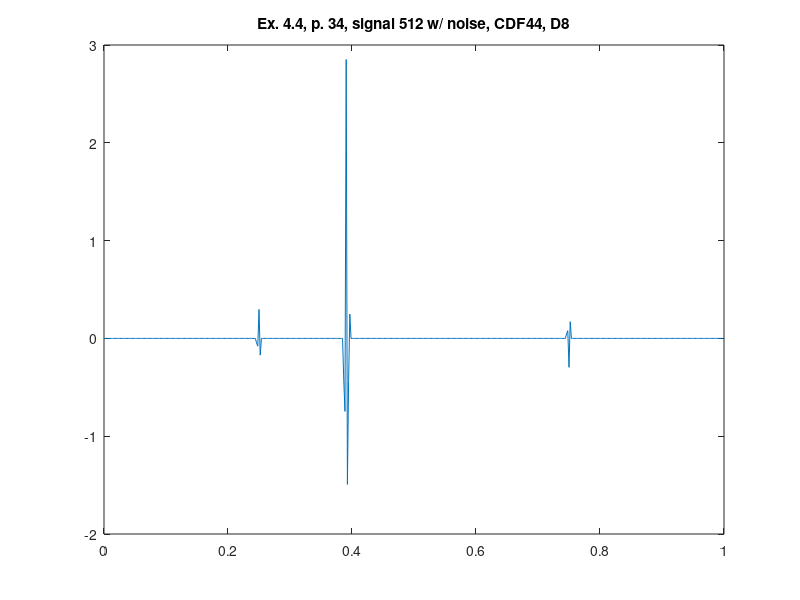

Source code (MATLAB):
%% ========================================================================
%% Programmatic octave notes on "Ripples in Mathematics" by A. Jensen
%% and A. la Cour-Harbo written with a deep gratitude to the authors for
%% this wonderful text. 
%% 
%% Reconstruction of graphs in ex 4.3, p.34, CDF44, 4 scales, D8.
%%
%% Author: Vladimir Kulyukin
%% 
%% NB: I have tested this code in Octave 4.
%% =========================================================================
t = (1.0/512)*[0:511];

%%y_ex_4_3_chirp_512_p33 = arrayfun(@(x) sin(x*x), t);

y_ex_4_4_512_with_noise_cdf44_d8_p34 = [
-3.695123066562547E-6
-2.704461290505114E-6
9.109092317095778E-6
-1.5494888916617585E-5
2.189136309977713E-5
-2.824798799829856E-5
3.4620895671300586E-5
-4.093303520265283E-5
4.726702347268244E-5
-5.351947113988676E-5
5.979928087446638E-5
-6.597697398340125E-5
7.218747657075515E-5
-7.827553251767929E-5
8.440176631320183E-5
-9.038551843803134E-5
9.641272480781992E-5
-1.0227775772761665E-4
1.081914166036841E-4
-1.1392360094038253E-4
1.1970946580045549E-4
-1.252949922199177E-4
1.3093912440877392E-4
-1.3636453688863483E-4
1.418533391974756E-4
-1.4710556744388015E-4
1.524258168672143E-4
-1.5749220780225654E-4
1.6263108739320438E-4
-1.6749943563734005E-4
1.7244456538482845E-4
-1.7710314266072274E-4
1.8184260931403026E-4
-1.8628019270103892E-4
1.9080257846998042E-4
-1.950084774409456E-4
1.993028875019416E-4
-2.0326696967790908E-4
2.0732305842103592E-4
-2.110357739808938E-4
2.148437699332266E-4
-2.1829617461987762E-4
2.2184690398546693E-4
-2.2503068065362022E-4
2.2831558941436192E-4
-2.3122306806728772E-4
2.3423424259047046E-4
-2.3685841885731916E-4
2.3958860495961246E-4
-2.4192315696992437E-4
2.443657773938945E-4
-2.4640508100739843E-4
2.4855425126649514E-4
-2.5029339362218233E-4
2.521439361770189E-4
-2.5357872752865686E-4
2.551261842601896E-4
-2.5625316806970064E-4
2.574938110191026E-4
-2.5831027228368647E-4
2.592411126332413E-4
-2.59745084426361E-4
2.60363879700398E-4
-2.6055414790974974E-4
2.608594073760764E-4
-2.6073551362894624E-4
2.607265018908714E-4
-2.602887446581264E-4
2.599654834256992E-4
-2.592149173028224E-4
2.585781853406343E-4
-2.575166185071188E-4
2.5656794975813696E-4
-2.551979396215981E-4
2.5393961951213225E-4
-2.522644665469313E-4
2.5069952648027865E-4
-2.487232662765939E-4
2.4685547633037264E-4
-2.445828698721871E-4
2.4241672971605827E-4
-2.3985325191135942E-4
2.3739397996666724E-4
-2.3454580645798363E-4
2.3179932732617399E-4
-2.2867331961302662E-4
2.2564624980299237E-4
-2.2224993871174537E-4
2.1894957069977996E-4
-2.152911382413007E-4
2.1172542290294892E-4
-2.078136825615498E-4
2.0399121001753542E-4
-1.9983558551820102E-4
1.9576556443946E-4
-1.9137606704576276E-4
1.870683024698254E-4
-1.8245550686536233E-4
1.7792037657429714E-4
-1.7309539538764535E-4
1.683438249074096E-4
-1.6331828194100963E-4
1.5836171822132376E-4
-1.531477204482329E-4
1.4799810428500228E-4
-1.426082126827002E-4
1.3727794995256162E-4
-1.317251492419105E-4
1.2622708101453544E-4
-1.2052474837874962E-4
1.1487211998189743E-4
-1.0903399283999334E-4
1.0324042195095395E-4
-9.728056486242852E-5
9.136000870078036E-5
-8.529277948324162E-5
7.925950118707823E-5
-7.309951632737816E-5
6.696805059290695E-5
-6.073015003409414E-5
5.4515268099375846E-5
-4.821447949001644E-5
4.193115354952487E-5
-3.558265604158277E-5
2.9246023178376123E-5
-2.2865110858202984E-5
-0.04573668503647929
-0.07925691700856514
0.2957568705961216
-0.1707504710117645
-9.10909231699165E-6
1.549488891659687E-5
-2.189136309987305E-5
2.824798799838712E-5
-3.4620895671343175E-5
4.093303520279354E-5
-4.726702347299672E-5
5.35194711400931E-5
-5.979928087451447E-5
6.597697398347878E-5
-7.218747657086215E-5
7.82755325178157E-5
-8.440176631339284E-5
9.03855184381831E-5
-9.641272480795398E-5
1.0227775772765258E-4
-1.0819141660353927E-4
1.1392360094036527E-4
-1.1970946580062685E-4
1.252949922200498E-4
-1.3093912440887041E-4
1.3636453688868223E-4
-1.418533391974416E-4
1.4710556744388544E-4
-1.5242581686728394E-4
1.5749220780229676E-4
-1.6263108739317204E-4
1.6749943563739602E-4
-1.7244456538501585E-4
1.771031426608807E-4
-1.8184260931415698E-4
1.862801927011411E-4
-1.908025784700401E-4
1.9500847744102984E-4
-1.9930288750202884E-4
2.032669696780797E-4
-2.0732305842137614E-4
2.1103577398108196E-4
-2.148437699332025E-4
2.1829617461986575E-4
-2.2184690398545476E-4
2.2503068065365467E-4
-2.2831558941447712E-4
2.3122306806735632E-4
-2.3423424259049063E-4
2.3685841885729764E-4
-2.3958860495950523E-4
2.4192315696989559E-4
-2.4436577739397387E-4
2.4640508100747536E-4
-2.485542512665557E-4
2.502933936222785E-4
-2.521439361771828E-4
2.535787275287683E-4
-2.551261842602452E-4
2.562531680697132E-4
-2.574938110190262E-4
2.5831027228369314E-4
-2.5924111263337415E-4
2.5974508442645923E-4
-2.603638797004452E-4
2.6055414790980693E-4
-2.608594073761492E-4
2.607355136290137E-4
-2.6072650189094235E-4
2.602887446581675E-4
-2.599654834257092E-4
2.592149173028059E-4
-0.43119122566538504
-0.7461397234570984
2.8520013672119453
-1.4925392822115893
-0.4311865870995566
0.2490513444917488
-2.5069952648032413E-4
2.487232662766491E-4
-2.468554763304629E-4
2.4458286987221844E-4
-2.42416729715993E-4
2.3985325191133836E-4
-2.3739397996670291E-4
2.345458064580291E-4
-2.3179932732622568E-4
2.2867331961309793E-4
-2.256462498030959E-4
2.2224993871183417E-4
-2.1894957069980376E-4
2.1529113824144715E-4
-2.1172542290332223E-4
2.0781368256176112E-4
-2.039912100175023E-4
1.9983558551823168E-4
-1.957655644395849E-4
1.9137606704586806E-4
-1.8706830246992184E-4
1.8245550686540974E-4
-1.7792037657425594E-4
1.7309539538766305E-4
-1.6834382490755085E-4
1.633182819410331E-4
-1.5836171822113966E-4
1.5314772044817642E-4
-1.4799810428512363E-4
1.426082126828117E-4
-1.3727794995266335E-4
1.3172514924200243E-4
-1.2622708101459238E-4
1.2052474837886546E-4
-1.1487211998205418E-4
1.0903399284025803E-4
-1.0324042195146306E-4
9.728056486267269E-5
-9.13600087006231E-5
8.52927794831923E-5
-7.925950118718174E-5
7.309951632746696E-5
-6.696805059300258E-5
6.073015003411617E-5
-5.451526809920126E-5
4.8214479490104356E-5
-4.1931153550051284E-5
3.558265604189084E-5
-2.924602317834777E-5
2.28651108582789E-5
-1.6490436575764218E-5
1.0092481620157742E-5
-3.6951230669450186E-6
-2.7044612903029575E-6
9.109092317159692E-6
-1.5494888916627526E-5
2.1891363099687305E-5
-2.824798799827988E-5
3.4620895671400644E-5
-4.093303520269401E-5
4.726702347265396E-5
-5.351947113982885E-5
5.979928087435747E-5
-6.597697398332176E-5
7.218747657071231E-5
-7.827553251764626E-5
8.440176631313191E-5
-9.038551843809882E-5
9.641272480813254E-5
-1.0227775772777226E-4
1.081914166036468E-4
-1.1392360094028633E-4
1.197094658002537E-4
-1.252949922197846E-4
1.3093912440874904E-4
-1.363645368885707E-4
1.4185333919738657E-4
-1.4710556744371265E-4
1.524258168669108E-4
-1.5749220780203157E-4
1.6263108739307224E-4
-1.6749943563724716E-4
1.72444565384782E-4
-1.7710314266069593E-4
1.81842609314059E-4
-1.8628019270098916E-4
1.9080257846982343E-4
-1.9500847744078858E-4
1.993028875017343E-4
-2.0326696967783915E-4
2.0732305842120397E-4
-2.1103577398092445E-4
2.1484376993305523E-4
-2.1829617461974546E-4
2.2184690398538843E-4
-2.2503068065354173E-4
2.2831558941431216E-4
-2.3122306806715946E-4
2.342342425902421E-4
-2.368584188570712E-4
2.3958860495931615E-4
-2.4192315696968693E-4
2.443657773937446E-4
-2.4640508100722897E-4
2.4855425126625575E-4
-2.502933936220608E-4
2.5214393617709405E-4
-2.5357872752863387E-4
2.551261842600398E-4
-2.562531680695311E-4
2.5749381101886326E-4
-2.583102722835648E-4
2.5924111263330205E-4
-2.5974508442636296E-4
2.603638797003195E-4
-2.6055414790967125E-4
2.6085940737599075E-4
-2.607355136288802E-4
2.607265018908393E-4
-2.6028874465807474E-4
2.599654834256063E-4
-2.592149173027688E-4
2.5857818534061994E-4
-2.575166185071437E-4
2.5656794975821546E-4
-2.551979396216766E-4
2.539396195123113E-4
-2.5226446654683554E-4
2.506995264797717E-4
-2.4872326627618503E-4
2.4685547633011227E-4
-2.4458286987188744E-4
2.4241672971567625E-4
-2.3985325191105592E-4
2.373939799665069E-4
-2.3454580645772518E-4
2.31799327325724E-4
-2.2867331961273362E-4
2.2564624980287796E-4
-2.2224993871172905E-4
2.1894957069991205E-4
-2.1529113824139356E-4
2.1172542290296664E-4
-2.0781368256162636E-4
2.0399121001768526E-4
-1.998355855183705E-4
1.9576556443966345E-4
-1.9137606704594659E-4
1.8706830247011886E-4
-1.8245550686528297E-4
1.779203765736796E-4
-1.7309539538710634E-4
1.6834382490699219E-4
-1.6331828194055296E-4
1.5836171822079912E-4
-1.5314772044774754E-4
1.4799810428449148E-4
-1.4260821268240526E-4
1.3727794995251134E-4
-1.317251492419976E-4
1.2622708101478147E-4
-1.2052474837907417E-4
1.1487211998235434E-4
-1.0903399284038158E-4
1.032404219512663E-4
-9.728056486269181E-5
9.136000870094431E-5
-8.529277948349387E-5
7.925950118762892E-5
-7.309951632744311E-5
6.696805059231374E-5
-6.0730150033486214E-5
5.451526809872356E-5
-4.8214479489430395E-5
4.1931153549044575E-5
-3.558265604106077E-5
2.924602317774462E-5
-2.2865110857714998E-5
0.04576966590962996
0.07923673204532533
-0.29574948034998777
0.1707558799343449
-9.109092316655985E-6
1.5494888916172886E-5
-2.189136309932393E-5
2.824798799785027E-5
-3.4620895670855406E-5
4.093303520221746E-5
-4.726702347225868E-5
5.3519471139467914E-5
-5.979928087386386E-5
6.597697398331882E-5
-7.218747657141192E-5
7.827553251825755E-5
-8.440176631368004E-5
9.038551843848993E-5
-9.641272480826607E-5
1.0227775772802355E-4
-1.0819141660403379E-4
1.1392360094074202E-4
-1.1970946580091818E-4
1.2529499222013504E-4
-1.3093912440869212E-4
1.3636453688845485E-4
-1.4185333919717596E-4
1.4710556744354126E-4
-1.524258168668074E-4
1.574922078018889E-4
-1.6263108739289752E-4
1.6749943563701357E-4
-1.724445653843243E-4
1.7710314266063075E-4
-1.8184260931453718E-4
1.8628019270144772E-4
-1.9080257847024082E-4
1.9500847744124524E-4
-1.9930288750230206E-4
2.0326696967824993E-4
-2.073230584213715E-4
2.1103577398117048E-4
-2.148437699334875E-4
2.1829617461996187E-4
-2.2184690398530994E-4
2.250306806534632E-4
-2.283155894142193E-4
2.3122306806710584E-4
-2.3423424259023492E-4
2.3685841885708365E-4
-2.3958860495934824E-4
2.419231569697386E-4
-2.4436577739382317E-4
2.4640508100730747E-4
-2.485542512663271E-4
2.502933936221517E-4
-2.5214393617718306E-4
2.535787275288014E-4
-2.5512618426032173E-4
2.5625316806979345E-4
-2.574938110191275E-4
2.583102722837506E-4
-2.5924111263337334E-4
2.5974508442645387E-4
-2.6036387970044443E-4
2.605541479097766E-4
-2.608594073760764E-4
2.6073551362894624E-4
-2.607265018908714E-4
2.602887446581264E-4
-2.599654834256848E-4
2.592149173028473E-4
-2.585781853407128E-4
2.575166185071973E-4
-2.565679497582011E-4
2.551979396217015E-4
-2.539396195123395E-4
2.5226446654700116E-4
-2.506995264801825E-4
2.487232662764388E-4
-2.4685547633012273E-4
2.4458286987197645E-4
-2.4241672971592282E-4
2.398532519111651E-4
-2.3739397996639966E-4
2.3454580645769648E-4
-2.317993273257953E-4
2.2867331961282458E-4
-2.2564624980299573E-4
2.222499387118468E-4
-2.1894957070001545E-4
2.1529113824153622E-4
-2.1172542290319164E-4
2.0781368256177283E-4
-2.0399121001770295E-4
1.9983558551844708E-4
-1.957655644398348E-4
1.913760670460787E-4
-1.8706830247019739E-4
1.8245550686536146E-4
-1.7792037657373655E-4
1.7309539538722219E-4
-1.6834382490720282E-4
1.6331828194072435E-4
-1.5836171822091686E-4
1.5314772044786528E-4
-1.4799810428460207E-4
1.4260821268253547E-4
-1.3727794995268633E-4
1.317251492421235E-4
-1.2622708101483316E-4
1.2052474837914548E-4
-1.1487211998244888E-4
1.0903399284048592E-4
-1.0324042195139481E-4
9.728056486279089E-5
-9.13600087010032E-5
8.529277948355276E-5
-7.925950118769858E-5
7.309951632748332E-5
-6.696805059230836E-5
6.073015003349554E-5
-5.4515268098735936E-5
4.821447948948939E-5
-4.193115354916365E-5
3.5582656041189654E-5
-2.9246023177920135E-5
2.2865110857799742E-5
-1.649043657517203E-5
1.0092481619682088E-5
];

figure;
plot(t, y_ex_4_4_512_with_noise_cdf44_d8_p34);
xlim([0 1]);
title('Ex. 4.4, p. 34, signal 512 w/ noise, CDF44, D8');
